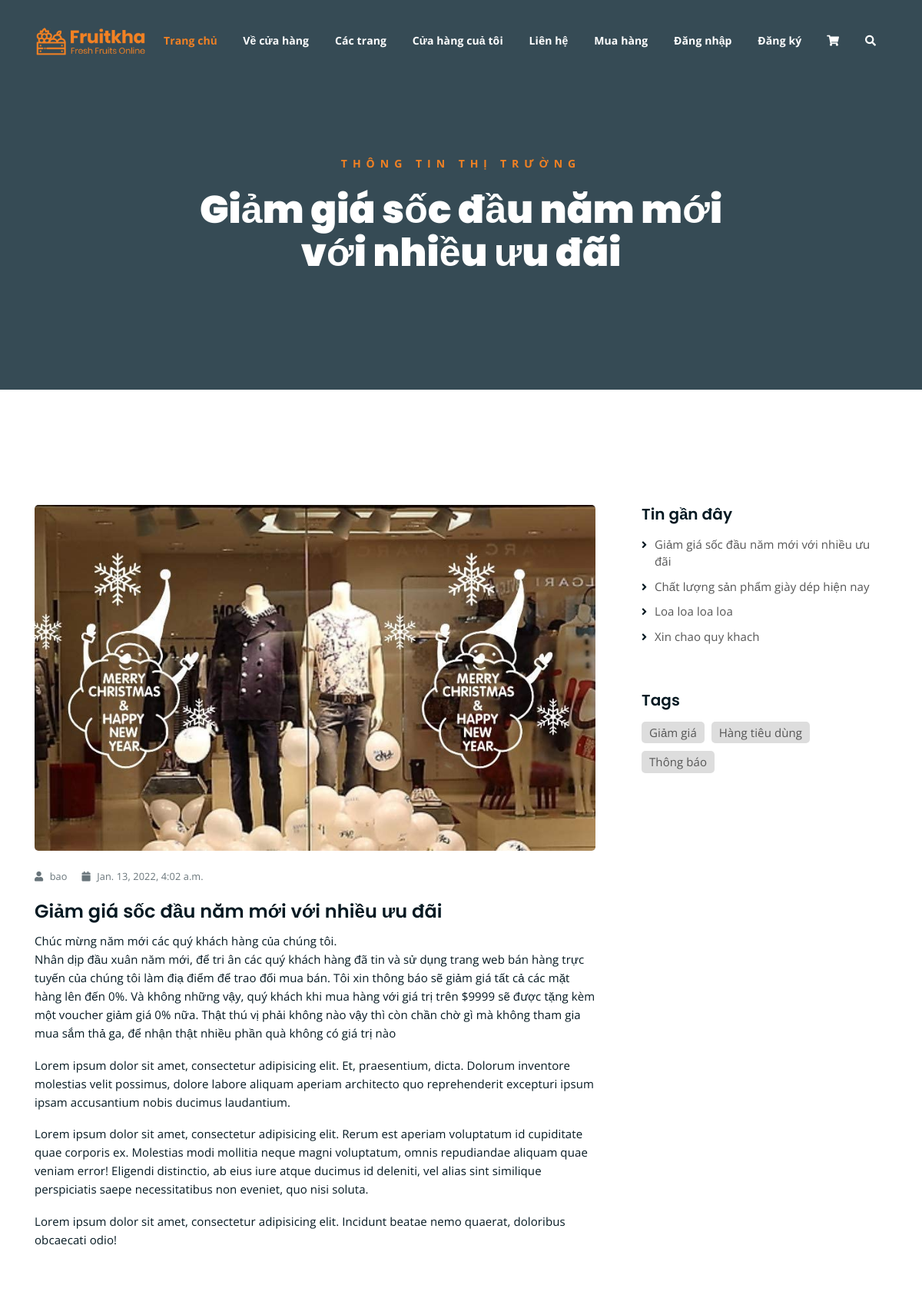
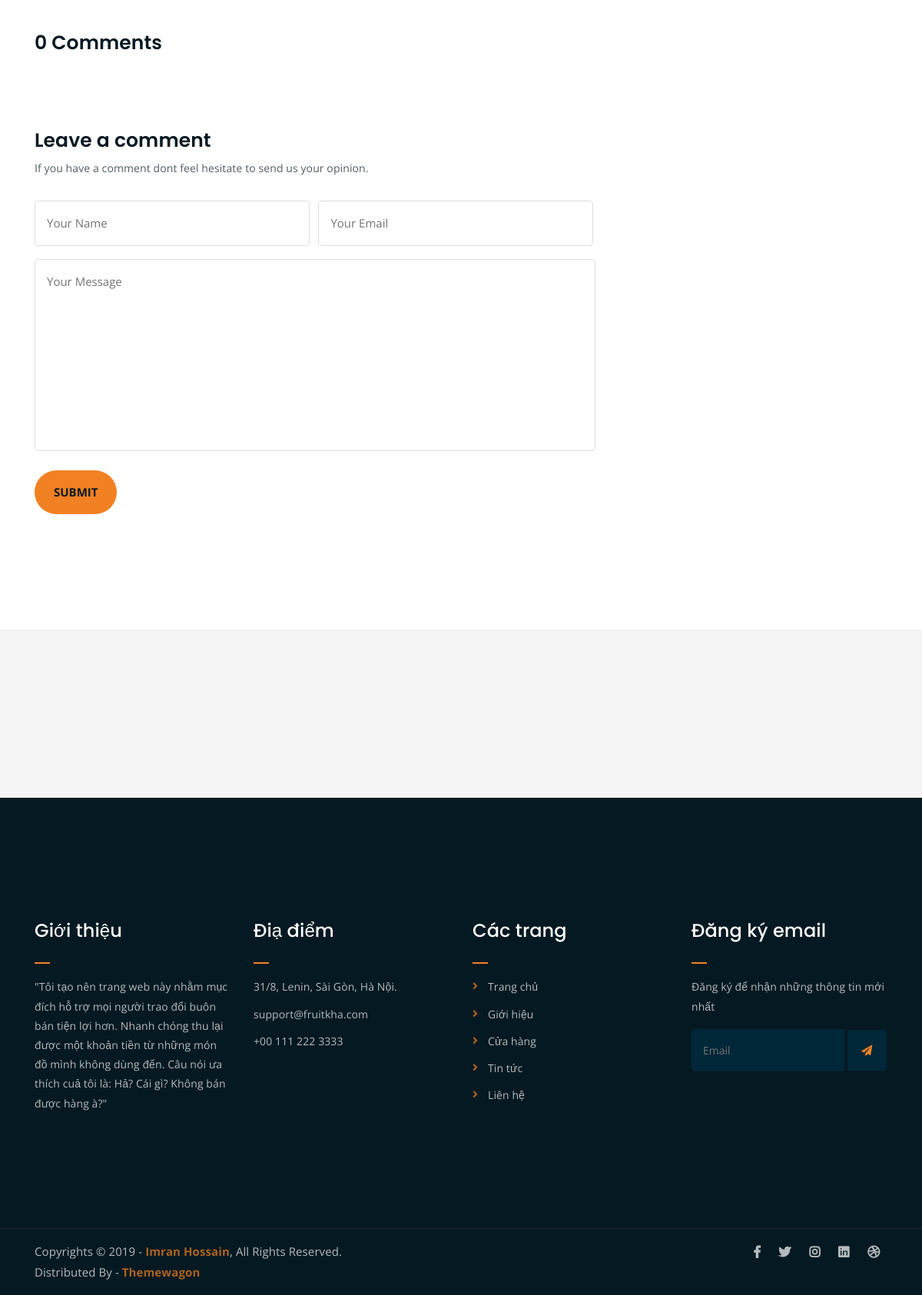
The app's page /promotion/1/ with its own data (2 pictures, top to bottom).
### store/models.py (models this page shows, shortened)
class Promotion(models.Model):
    title = models.CharField(max_length=255)
    user = models.ForeignKey(User, on_delete=CASCADE, null= False)
    date = models.DateTimeField(auto_now_add=True, null=False)
    tag = models.ManyToManyField(Category, related_name="tag_cate" , blank=True)
    content = models.TextField(null= False, blank=False)
    picture = models.ImageField()

class Category(models.Model):
    category = models.CharField(max_length=255, null=False, blank=False)
    def __str__(self):
        return self.category

### store/views.py (the view)
# urls.py: path("promotion/<str:id>/", promotion_detail, name="promotion"),
def promotion_detail(request,id , *arg, **kwargs):
    promotion = Promotion.objects.get(id = id)
    promotions = Promotion.objects.all()
    context = {"promotion":promotion, "promotions":promotions}
    return render(request, "store/single-news.html", context)

### store/templates/store/single-news.html (shortened to what this page needs)
{% extends "store/base.html" %}
{% block content %}
{% load static %}
	<div class="breadcrumb-section breadcrumb-bg">
		<div class="container">
			<div class="row">
				<div class="col-lg-8 offset-lg-2 text-center">
					<div class="breadcrumb-text">
						<p>Thông tin thị trường</p>
						<h1>{{promotion.title}}</h1>
					</div>
				</div>
			</div>
		</div>
	</div>
	<div class="mt-150 mb-150">
		<div class="container">
			<div class="row">
				<div class="col-lg-8">
					<div class="single-article-section">
						<div class="single-article-text">
							<div class="single-artcile-bg" style="background-image: url( {{promotion.picture.url}});"></div>
							<p class="blog-meta">
								<span class="author"><i class="fas fa-user"></i> {{promotion.user}}</span>
								<span class="date"><i class="fas fa-calendar"></i> {{promotion.date}}</span>
							</p>
							<h2>{{promotion.title}}</h2>
							<p>{{promotion.content|linebreaksbr}}</p>
							<p>Lorem ipsum dolor sit amet, consectetur adipisicing elit. Et, praesentium, dicta. Dolorum inventore molestias velit possimus, dolore labore aliquam aperiam architecto quo reprehenderit excepturi ipsum ipsam accusantium nobis ducimus laudantium.</p>
							<p>Lorem ipsum dolor sit amet, consectetur adipisicing elit. Rerum est aperiam voluptatum id cupiditate quae corporis ex. Molestias modi mollitia neque magni voluptatum, omnis repudiandae aliquam quae veniam error! Eligendi distinctio, ab eius iure atque ducimus id deleniti, vel alias sint similique perspiciatis saepe necessitatibus non eveniet, quo nisi soluta.</p>
							<p>Lorem ipsum dolor sit amet, consectetur adipisicing elit. Incidunt beatae nemo quaerat, doloribus obcaecati odio!</p>
						</div>
						<div class="comments-list-wrap">
							<h3 class="comment-count-title">0 Comments</h3>
						</div>
						<div class="comment-template">
							<h4>Leave a comment</h4>
							<p>If you have a comment dont feel hesitate to send us your opinion.</p>
							<form action="index.html">
								<p>
									<input type="text" placeholder="Your Name">
									<input type="email" placeholder="Your Email">
								</p>
								<p><textarea name="comment" id="comment" cols="30" rows="10" placeholder="Your Message"></textarea></p>
								<p><input type="submit" value="Submit"></p>
							</form>
						</div>
					</div>
				</div>
				<div class="col-lg-4">
					<div class="sidebar-section">
						<div class="recent-posts">
							<h4>Tin gần đây</h4>
							<ul>
								{% for n in promotions %}
								<li><a href="{% url 'promotion' n.id %}">{{n.title}}</a></li>
								{% endfor %}
							</ul>
						</div>
						<div class="tag-section">
							<h4>Tags</h4>
							<ul>
								{% for n in promotion.tag.all %}
								<li><a href="single-news.html">{{n}}</a></li>
								{% endfor %}
							</ul>
						</div>
					</div>
				</div>
			</div>
		</div>
	</div>
	<div class="logo-carousel-section">
		<div class="container">
			<div class="row">
				<div class="col-lg-12">
					<div class="logo-carousel-inner">
						<div class="single-logo-item">
							<img src="assets/img/company-logos/1.png" alt="">
						</div>
						<div class="single-logo-item">
							<img src="assets/img/company-logos/2.png" alt="">
						</div>
						<div class="single-logo-item">
							<img src="assets/img/company-logos/3.png" alt="">
						</div>
						<div class="single-logo-item">
							<img src="assets/img/company-logos/4.png" alt="">
						</div>
					</div>
				</div>
			</div>
		</div>
	</div>
{% endblock %}

### static/assets/css/responsive.css (style rules this page uses)
@media only screen and (min-width: 992px) and (max-width: 1200px) { .comment-template form p input[type=email] { margin-left: 8px; } }

### records on screen
Promotion: title "Giảm giá sốc đầu năm mới với nhiều ưu đãi", picture (picture), user "bao", date "Jan. 13, 2022, 4:02 a.m.", content "Chúc mừng năm mới các quý khách hàng của chúng tôi. Nhân dịp đầu xuân năm mới, để tri ân các quý khách hàng đã tin và sử dụng trang web bán hàng trực tuyến của chúng tôi làm điạ điểm để trao đổi mua bán. Tôi xin thông báo sẽ giảm giá tất cả các mặt hàng lên đến 0%. Và không những vậy, quý khách khi mua hàng với giá trị trên $9999 sẽ được tặng kèm một voucher giảm giá 0% nữa. Thật thú vị phải không nào vậy thì còn chần chờ gì mà không tham gia mua sắm thả ga, để nhận thật nhiều phần quà không có giá trị nào"
Promotion: title "Chất lượng sản phẩm giày dép hiện nay"
Promotion: title "Loa loa loa loa"
Promotion: title "Xin chao quy khach"
Category: category "Giảm giá"
Category: category "Hàng tiêu dùng"
Category: category "Thông báo"
